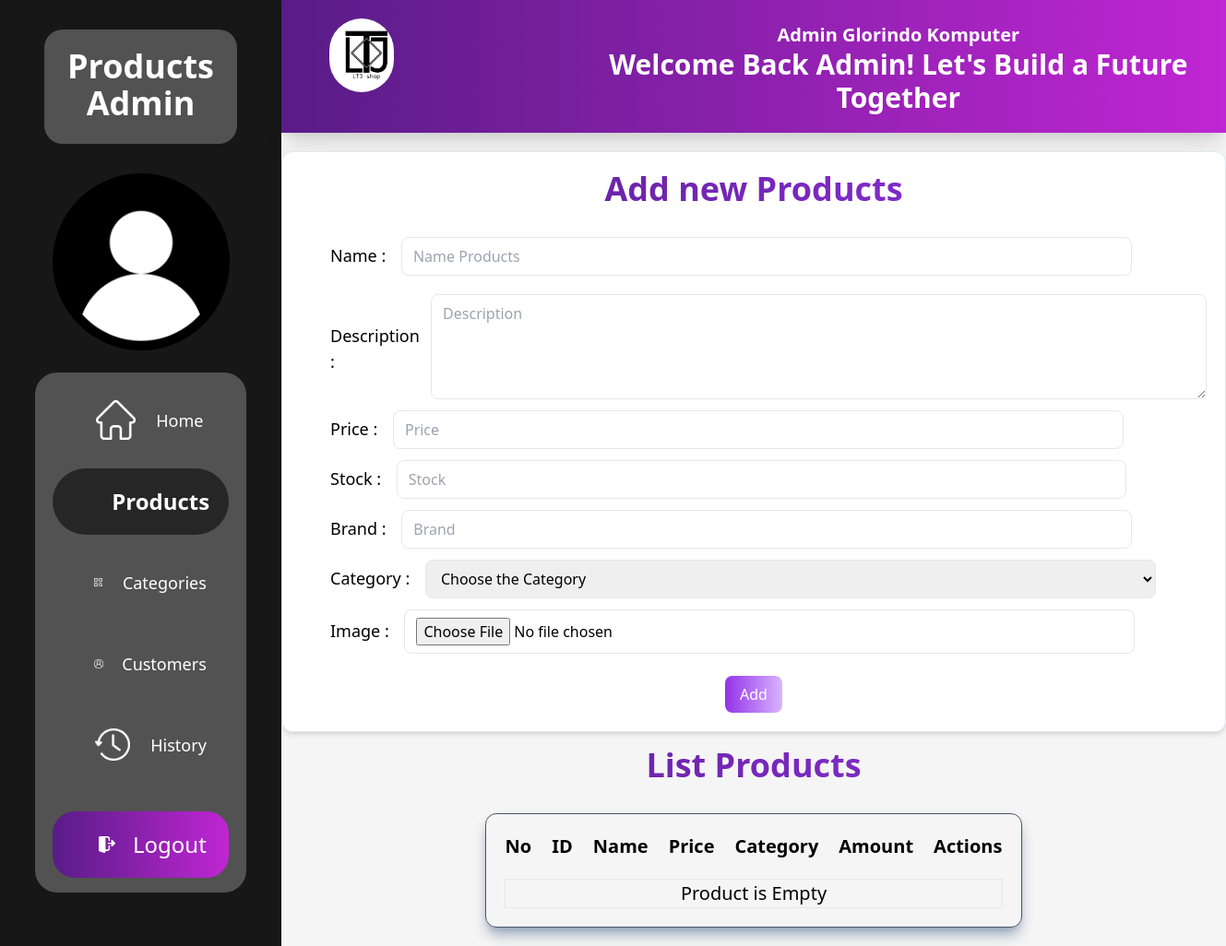
Page /productsAdmin.php (signed in) on the earlier database version.
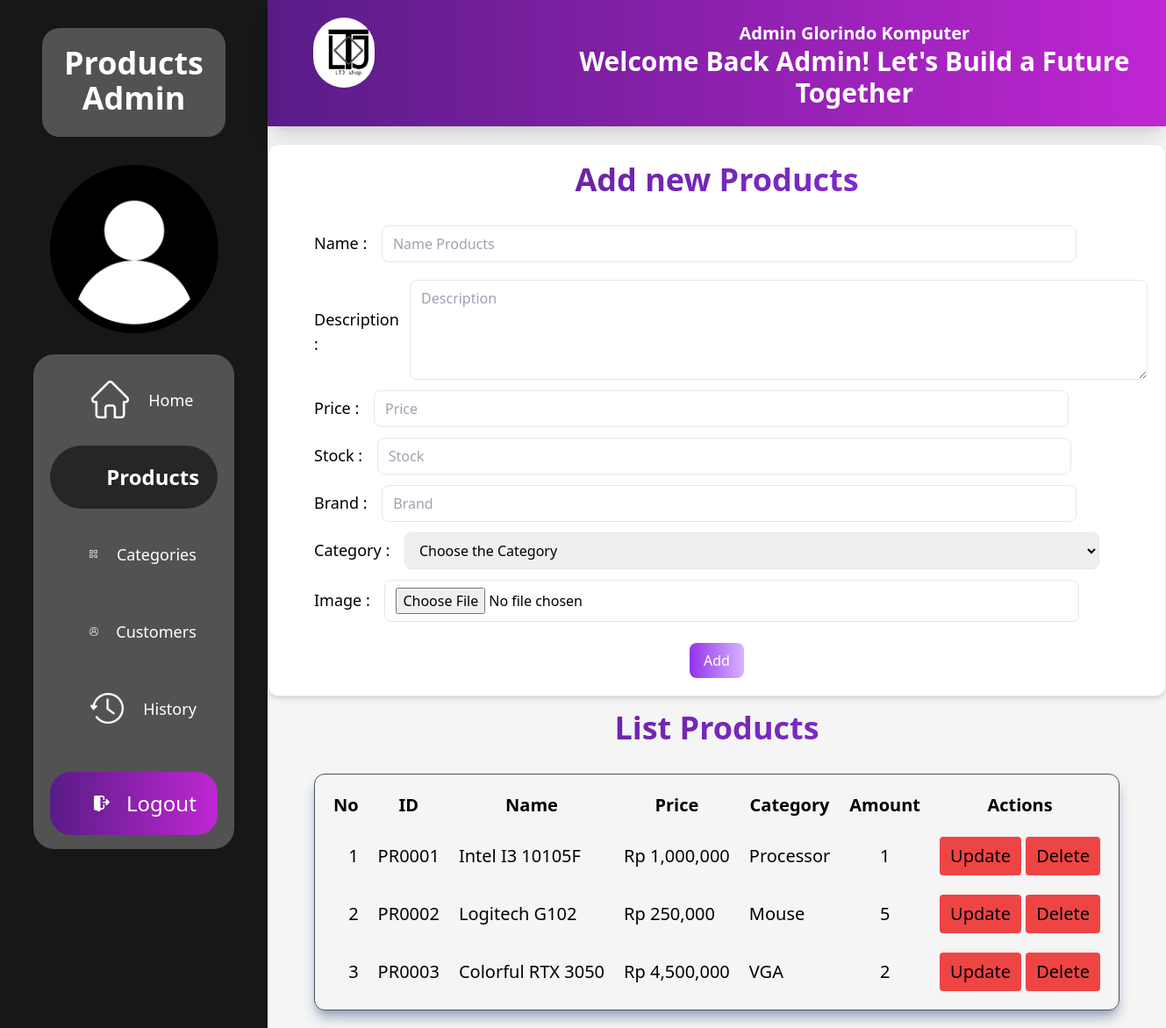
Same page on the later database version.
### tables this page shows
CREATE TABLE `products` (
  `id_products` varchar(200) NOT NULL,
  `nama` varchar(200) NOT NULL,
  `desc` varchar(255) DEFAULT NULL,
  `price` bigint(20) NOT NULL,
  `stok` int(11) NOT NULL,
  `brand` varchar(200) DEFAULT NULL,
  `id_cate` varchar(200) NOT NULL,
  `gmbr` varchar(255) NOT NULL,
  `status` int(11) NOT NULL,
  PRIMARY KEY (`id_products`),
  KEY `id_cate` (`id_cate`),
  CONSTRAINT `products_ibfk_1` FOREIGN KEY (`id_cate`) REFERENCES `categories` (`id_cate`)
);

CREATE TABLE `categories` (
  `id_cate` varchar(200) NOT NULL,
  `nama` varchar(200) DEFAULT NULL,
  PRIMARY KEY (`id_cate`)
);

### productsAdmin.php (the view, shortened to what this page needs)
<?php
    require_once('connection.php');
    $queryProducts = mysqli_query($conn, "SELECT p.id_products, p.nama, p.price, c.nama, p.stok from products p JOIN categories c ON c.id_cate = p.id_cate where status = 1");
?>
<!DOCTYPE html>
<html lang="en">
<head>
    <script src="https://cdn.tailwindcss.com"></script>
</head>
<body>
    <form action="" method="POST" enctype="multipart/form-data">
        <div class="flex h-screen">
            <div class="flex-auto w-1/3 bg-neutral-900 flex flex-col text-center">
                <div class="text-4xl px-5 pt-5 pb-6 mb-8 bg-neutral-600 mt-8 mx-12 rounded-[20px] font-semibold text-white">Products Admin</div>
                <div class="w-48 h-48 rounded-full mx-auto bg-white bg-center" style="background-image: url('assets/userdrrichardlee.png'); background-size: 101%;"></div>
                <div class="bg-neutral-600 w-9/12 h-auto mx-auto rounded-3xl mt-6">
                    <button class="flex flex-row px-6 py-3 w-5/6 mx-auto text-lg my-4 rounded-full text-white hover:bg-neutral-900 hover:text-white" formaction="homeAdmin.php">
                        <div class="w-12 h-12 ml-5 bg-center bg-no-repeat" style="background-image: url('assets/home.png'); background-size: 90%;"></div>
                        <div class="my-auto ml-5">Home</div>
                    </button>
                    <button class="flex flex-row px-6 py-3 w-5/6 mx-auto text-2xl bg-neutral-800 text-white rounded-full hover:bg-neutral-900 focus:ring-4 active:ring-green-200 focus:outline-none my-4" formaction="#">
                        <div class=" my-auto ml-5 font-bold">Products</div>
                    </button>
                    <button class="flex flex-row px-6 py-3 w-5/6 mx-auto text-lg my-4 rounded-full text-white hover:bg-neutral-900 hover:text-white" formaction="categoriesAdmin.php">
                        <div class="w-12 h-12 ml-5 bg-center bg-no-repeat" style="background-image: url('assets/categoryputih.png'); background-size: 80%;"></div>
                        <div class=" my-auto ml-5">Categories</div>
                    </button>
                    <button class="flex flex-row px-6 py-3 w-5/6 mx-auto text-lg my-4 rounded-full text-white hover:bg-neutral-900 hover:text-white" formaction="customerAdmin.php">
                        <div class="w-12 h-12 ml-5 bg-center bg-no-repeat" style="background-image: url('assets/userputih.png'); background-size: 90%;"></div>
                        <div class=" my-auto ml-5">Customers</div>
                    </button>
                    <button class="flex flex-row px-6 py-3 w-5/6 mx-auto text-lg my-4 rounded-full text-white hover:bg-neutral-900 hover:text-white" formaction="historyAdmin.php">
                        <div class="w-12 h-12 ml-5 bg-center bg-no-repeat" style="background-image: url('assets/history.png'); background-size: 90%;"></div>
                        <div class=" my-auto ml-5">History</div>
                    </button>
                    <button class="flex flex-row px-6 py-3 w-5/6 mx-auto text-lg mt-9 mb-4 rounded-3xl text-white bg-gradient-to-r from-purple-900 to-fuchsia-600 hover:bg-gradient-to-r hover:from-purple-700 hover:to-fuchsia-400 group" name="btnLogout">
                        <div class="w-12 h-12 ml-6 bg-center bg-no-repeat group-hover:scale-110" style="background-image: url('assets/logout.png'); background-size: 80%;"></div>
                        <div class=" my-auto ml-4 text-2xl group-hover:font-bold">Logout</div>
                    </button>
                </div>
            </div>
            <div class="flex-auto flex flex-col w-full bg-neutral-100">
                <div class="flex bg-gradient-to-r from-purple-900 to-fuchsia-600 p-5 mb-5 shadow-xl">
                    <div class="w-20 h-20 ml-8 mr-2 rounded-full bg-slate-700 text-white text-center bg-[url('assets/Logo.jpg')] bg-cover"></div>
                    <div class="pt-1 pl-7 ml-44 block text-center text-white">
                        <div class="text-xl my-auto font-bold">Admin Glorindo Komputer</div>
                        <div class="text-3xl my-auto font-bold">Welcome Back Admin! Let's Build a Future Together</div>
                    </div>
                </div>
                <div class="overflow-y-scroll h-screen">
                <div class="max-w-5xl border border-slate-200 rounded-xl mx-auto shadow-md p-5 bg-white">
                        <div class="text-center font-bold text-4xl mb-4 h-14 bg-gradient-to-r from-purple-900 to-purple-600 bg-clip-text text-transparent">Add new Products</div>
                        <div class="pl-8">
                            <span class="my-auto mr-3 text-lg">Name : </span>
                            <input type="text" name="name" class="mb-3 px-3 py-2 border w-5/6 rounded-lg focus:ring-4 focus:ring-purple-500 focus:outline-none" placeholder="Name Products"><br>
                            <div class="flex">
                                <span class="my-auto mr-3 text-lg">Description : </span>
                                <textarea rows="4" cols="95" name="desc" class="mb-3 mt-2 px-3 py-2 border rounded-lg focus:ring-4 focus:ring-purple-500 focus:outline-none" placeholder="Description"></textarea><br>
                            </div>
                            <span class="my-auto mr-3 text-lg">Price : </span>
                            <input type="text" name="price" class="mb-3 px-3 py-2 border w-5/6 rounded-lg focus:ring-4 focus:ring-purple-500 focus:outline-none" placeholder="Price"><br>
                            <span class="my-auto mr-3 text-lg">Stock : </span>
                            <input type="text" name="stok" class="mb-3 px-3 py-2 border w-5/6 rounded-lg focus:ring-4 focus:ring-purple-500 focus:outline-none" placeholder="Stock"><br>
                            <span class="my-auto mr-3 text-lg">Brand : </span>
                            <input type="text" name="brand" class="mb-3 px-3 py-2 border w-5/6 rounded-lg focus:ring-4 focus:ring-purple-500 focus:outline-none" placeholder="Brand"><br>
                            <span class="my-auto mr-3 text-lg">Category : </span>
                            <select class="form-select mb-3 px-3 py-2 border w-5/6 rounded-lg focus:ring-4 focus:ring-purple-500 focus:outline-none" aria-label="Default select example" name="categoryCombo">
                                <option selected value="">Choose the Category</option>
                            </select><br>
                            <span class="my-auto mr-3 text-lg">Image : </span>
                            <input type="file" name="photo" accept="image/png, image/jpeg, image/jpg,image/webp" class="mb-3 px-3 py-2 border w-5/6 rounded-lg focus:ring-4 focus:ring-purple-500 focus:outline-none">
                        </div>
                        <div class="flex mt-3">
                            <button type="submit" name="btnAdd_Products" class="py-2 px-4 mx-auto rounded-lg text-white font-medium bg-gradient-to-r from-purple-600 to-purple-300 hover:bg-gradient-to-r hover:from-purple-800 hover:to-purple-500">Add</button>
                        </div>
                    </div>
                    <div class="text-center font-bold text-4xl my-4 h-14 bg-gradient-to-r from-purple-900 to-purple-600 bg-clip-text text-transparent">List Products</div>
                    <div class="grid place-content-center">
                        <table class="table-auto border-separate border-spacing-5 border border-slate-600 text-xl shadow-lg shadow-slate-400 rounded-xl mb-5" id="list_categories">
                            <tr>
                                <th class="">No</th>
                                <th class="">ID</th>
                                <th class="">Name</th>
                                <th class="">Price</th>
                                <th class="">Category</th>
                                <th class="">Amount</th>
                                <th class="">Actions</th>
                            </tr>
                            <?php
                                if($queryProducts->num_rows == 0){
                            ?>
                                <tr>
                                    <td colspan="7" class="border text-center">Product is Empty</td>
                                </tr>
                            <?php
                                }else{
                                    $ctr = 1;
                                    while($row = mysqli_fetch_row($queryProducts)){
                            ?>
                                <tr>
                                    <td class="text-right"><?= $ctr++?></td>
                                    <td class=""><?= $row[0]?></td>
                                    <td class=""><?=$row[1]?></td>
                                    <td class="">Rp <?=number_format($row[2])?></td>
                                    <td class=""><?=$row[3]?></td>
                                    <td class="text-center"><?=$row[4]?></td>
                                    <td class="">
                                        <button class="px-3 py-2 rounded bg-red-500 hover:bg-red-600" type="submit" name="btnUpdate_Product" value="<?= $row[0]?>">Update</button>
                                        <button class="px-3 py-2 rounded bg-red-500 hover:bg-red-600" type="submit" name="btnDelete_Product" value="<?= $row[0]?>">Delete</button>
                                    </td>
                                </tr>
                            <?php
                                    }
                                }
                            ?>
                        </table>
                    </div>
                </div>
            </div>
        </div>
    </form>
</body>
</html>

Differences in the rows shown:
added products: id_products "PR0001", nama "Intel I3 10105F", price "1,000,000", id_cate.nama "Processor", stok "1"
added products: id_products "PR0002", nama "Logitech G102", price "250,000", id_cate.nama "Mouse", stok "5"
added products: id_products "PR0003", nama "Colorful RTX 3050", price "4,500,000", id_cate.nama "VGA", stok "2"
Other differences:
text no longer shown: "Product is Empty"
